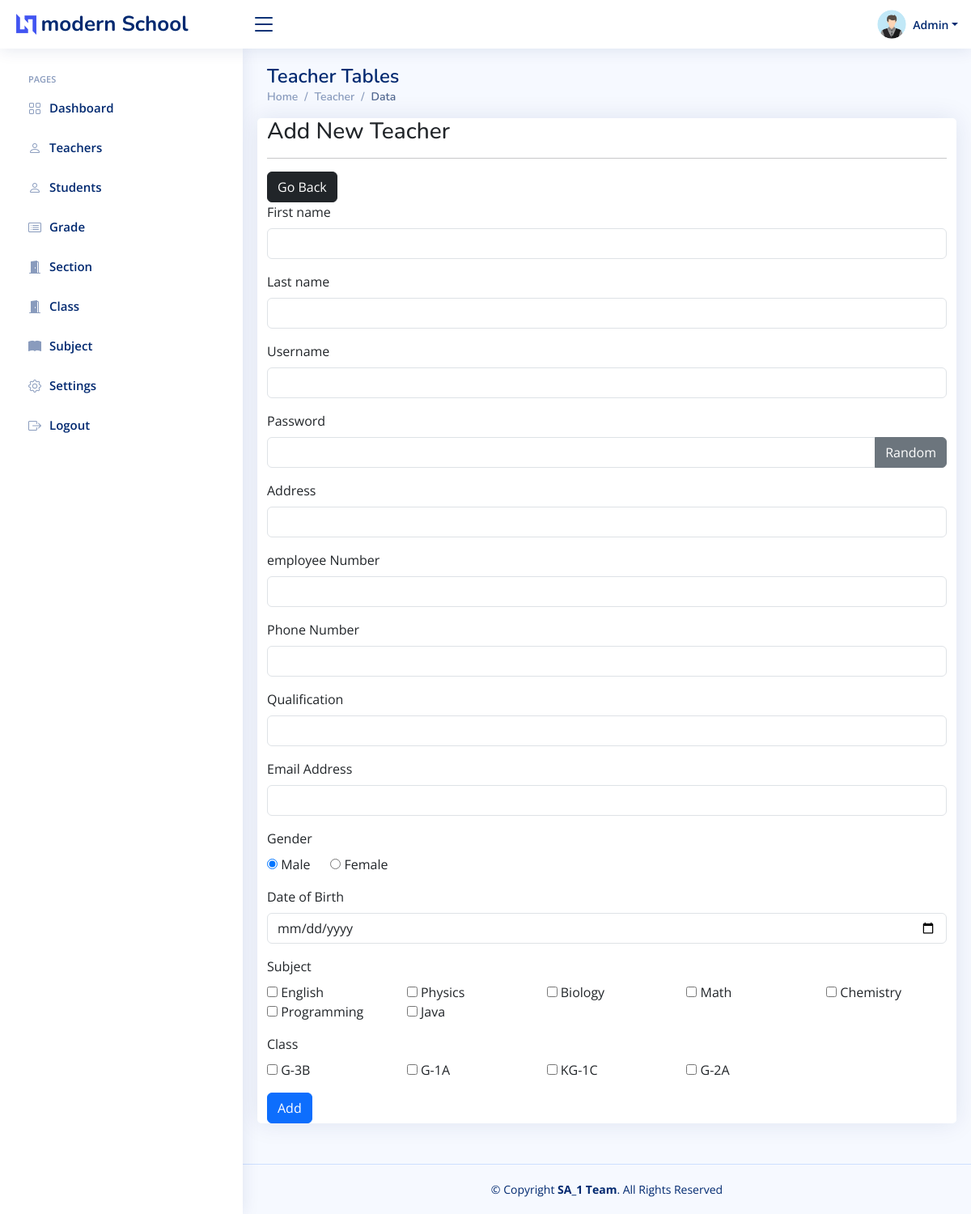
/admin/teacher-add1.php (signed in), run on the app's committed database.
### tables this page shows
CREATE TABLE `setting` (
  `id` int(11) NOT NULL,
  `current_year` int(11) NOT NULL,
  `current_semester` varchar(11) NOT NULL,
  `school_name` varchar(100) NOT NULL,
  `slogan` varchar(300) NOT NULL,
  `about` text NOT NULL
);

CREATE TABLE `subjects` (
  `subject_id` int(11) NOT NULL,
  `subject` varchar(31) NOT NULL,
  `subject_code` varchar(31) NOT NULL,
  `grade` int(11) NOT NULL
);

CREATE TABLE `class` (
  `class_id` int(11) NOT NULL,
  `grade` int(11) NOT NULL,
  `section` int(11) NOT NULL
);

CREATE TABLE `grades` (
  `grade_id` int(11) NOT NULL,
  `grade` varchar(31) NOT NULL,
  `grade_code` varchar(7) NOT NULL
);

CREATE TABLE `section` (
  `section_id` int(11) NOT NULL,
  `section` varchar(7) NOT NULL
);

### data/setting.php (called while the page is built)
<?php
function getSetting($conn){
   $sql = "SELECT * FROM setting";
   $stmt = $conn->prepare($sql);
   $stmt->execute();
   if ($stmt->rowCount() == 1) {
     $settings = $stmt->fetch();
     return $settings;
   }else {
    return 0;
   }
}
?>

### admin/data/subject.php (called while the page is built, shortened)
<?php
function getAllSubjects($conn){
   $sql = "SELECT * FROM subjects";
   $stmt = $conn->prepare($sql);
   $stmt->execute();
   if ($stmt->rowCount() >= 1) {
     $subjects = $stmt->fetchAll();
     return $subjects;
   }else {
   	return 0;
   }
}
 ?>

### admin/data/class.php (called while the page is built, shortened)
<?php
function getAllClasses($conn){
   $sql = "SELECT * FROM class";
   $stmt = $conn->prepare($sql);
   $stmt->execute();
   if ($stmt->rowCount() >= 1) {
     $classes = $stmt->fetchAll();
     return $classes;
   }else {
    return 0;
   }
}

### admin/data/grade.php (called while the page is built, shortened)
<?php
function getGradeById($grade_id, $conn){
   $sql = "SELECT * FROM grades
           WHERE grade_id=?";
   $stmt = $conn->prepare($sql);
   $stmt->execute([$grade_id]);
   if ($stmt->rowCount() == 1) {
     $grade = $stmt->fetch();
     return $grade;
   }else {
    return 0;
   }
}

### admin/data/section.php (called while the page is built, shortened)
<?php
function getSectioById($section_id, $conn){
   $sql = "SELECT * FROM section
           WHERE section_id=?";
   $stmt = $conn->prepare($sql);
   $stmt->execute([$section_id]);
   if ($stmt->rowCount() == 1) {
     $section = $stmt->fetch();
     return $section;
   }else {
    return 0;
   }
}

### admin/teacher-add1.php (the view, shortened to what this page needs)
<?php
if (isset($_SESSION['admin_id']) &&
isset($_SESSION['role'])) {
if ($_SESSION['role'] == 'Admin') {
include "../DB_connection.php";
include "data/subject.php";
include "data/grade.php";
include "data/section.php";
include "data/class.php";
$subjects = getAllSubjects($conn);
$classes = getAllClasses($conn);
$fname = '';
$lname = '';
$uname = '';
$address = '';
$en = '';
$pn = '';
$qf = '';
$email = '';
?>
<!DOCTYPE html>
<html lang="en">
<head>
    <link href="assets/vendor/bootstrap/css/bootstrap.min.css" rel="stylesheet">
    <link href="assets/vendor/bootstrap-icons/bootstrap-icons.css" rel="stylesheet">
    <link href="assets/vendor/boxicons/css/boxicons.min.css" rel="stylesheet">
    <link href="assets/vendor/quill/quill.snow.css" rel="stylesheet">
    <link href="assets/vendor/quill/quill.bubble.css" rel="stylesheet">
    <link href="assets/vendor/remixicon/remixicon.css" rel="stylesheet">
    <link href="assets/vendor/simple-datatables/style.css" rel="stylesheet">
    <link href="assets/css/style.css" rel="stylesheet">
</head>
<body>
    <?php
    include "inc/header.php";
    ?>
    <?php
    include "inc/sidebar.php";
    ?>
    <main id="main" class="main">
        <div class="pagetitle">
            <h1>Teacher Tables</h1>
            <nav>
                <ol class="breadcrumb">
                    <li class="breadcrumb-item"><a href="index1.php">Home</a></li>
                    <li class="breadcrumb-item">Teacher</li>
                    <li class="breadcrumb-item active">Data</li>
                </ol>
            </nav>
        </div>
        <section class="section">
            <div class="row">
                    <div class="card">
                        <form method="post"
                              action="req/teacher-add.php">
                            <h3>Add New Teacher</h3><hr>
                            <a href="teacher1.php"
                               class="btn btn-dark">Go Back</a>
                            <div class="mb-3">
                                <label class="form-label">First name</label>
                                <input type="text"
                                       class="form-control"
                                       value="<?=$fname?>"
                                       name="fname">
                            </div>
                            <div class="mb-3">
                                <label class="form-label">Last name</label>
                                <input type="text"
                                       class="form-control"
                                       value="<?=$lname?>"
                                       name="lname">
                            </div>
                            <div class="mb-3">
                                <label class="form-label">Username</label>
                                <input type="text"
                                       class="form-control"
                                       value="<?=$uname?>"
                                       name="username">
                            </div>
                            <div class="mb-3">
                                <label class="form-label">Password</label>
                                <div class="input-group mb-3">
                                    <input type="text"
                                           class="form-control"
                                           name="pass"
                                           id="passInput">
                                    <button class="btn btn-secondary"
                                            id="gBtn">
                                        Random</button>
                                </div>
                            </div>
                            <div class="mb-3">
                                <label class="form-label">Address</label>
                                <input type="text"
                                       class="form-control"
                                       value="<?=$address?>"
                                       name="address">
                            </div>
                            <div class="mb-3">
                                <label class="form-label">employee Number</label>
                                <input type="text"
                                       class="form-control"
                                       value="<?=$en?>"
                                       name="employee_number">
                            </div>
                            <div class="mb-3">
                                <label class="form-label">Phone Number</label>
                                <input type="text"
                                       class="form-control"
                                       value="<?=$pn?>"
                                       name="phone_number">
                            </div>
                            <div class="mb-3">
                                <label class="form-label">Qualification</label>
                                <input type="text"
                                       class="form-control"
                                       value="<?=$qf?>"
                                       name="qualification">
                            </div>
                            <div class="mb-3">
                                <label class="form-label">Email Address</label>
                                <input type="text"
                                       class="form-control"
                                       value="<?=$email?>"
                                       name="email_address">
                            </div>
                            <div class="mb-3">
                                <label class="form-label">Gender</label><br>
                                <input type="radio"
                                       value="Male"
                                       checked
                                       name="gender"> Male
                                &nbsp;&nbsp;&nbsp;&nbsp;
                                <input type="radio"
                                       value="Female"
                                       name="gender"> Female
                            </div>
                            <div class="mb-3">
                                <label class="form-label">Date of Birth</label>
                                <input type="date"
                                       class="form-control"
                                       value=""
                                       name="date_of_birth">
                            </div>
                            <div class="mb-3">
                                <label class="form-label">Subject</label>
                                <div class="row row-cols-5">
                                    <?php foreach ($subjects as $subject): ?>
                                        <div class="col">
                                            <input type="checkbox"
                                                   name="subjects[]"
                                                   value="<?=$subject['subject_id']?>"
                                                   class="subject-checkbox">
                                            <?=$subject['subject']?>
                                        </div>
                                    <?php endforeach ?>
                                </div>
                            </div>
                            <div class="mb-3">
                                <label class="form-label">Class</label>
                                <div class="row row-cols-5">
                                    <?php foreach ($classes as $class): ?>
                                        <div class="col">
                                            <input type="checkbox"
                                                   name="classes[]"
                                                   value="<?=$class['class_id']?>">
                                            <?php
                                            $grade = getGradeById($class['grade'], $conn);
                                            $section = getSectioById($class['section'], $conn);
                                            ?>
                                            <?=$grade['grade_code']?>-<?=$grade['grade'].$section['section']?>
                                        </div>
                                    <?php endforeach ?>
                                </div>
                            </div>
                            <button type="submit" class="btn btn-primary">Add</button>
                        </form>
                    </div>
                </div>
        </section>
    </main>
    <?php
    include "inc/footer.php";
    ?>
</body>
</html>
    <?php
}else {
    header("Location: ../login.php");
    exit;
}
}else {
    header("Location: ../login.php");
    exit;
}
?>

### admin/inc/header.php (shortened to what this page needs)
<?php
include "../data/setting.php";
$setting = getSetting($conn);
if ($setting != 0) {
?>
<header id="header" class="header fixed-top d-flex align-items-center">
    <div class="d-flex align-items-center justify-content-between">
        <a href="../index.php" class="logo d-flex align-items-center">
            <img src="assets/img/logo.png" alt="">
            <span class="d-none d-lg-block"><?=$setting['school_name']?></span>
        </a>
        <i class="bi bi-list toggle-sidebar-btn"></i>
    </div>
    <nav class="header-nav ms-auto">
        <ul class="d-flex align-items-center">
            <li class="nav-item dropdown pe-3">
                <a class="nav-link nav-profile d-flex align-items-center pe-0" href="#" data-bs-toggle="dropdown">
                    <img src="../img/student-male.png"  alt="Profile" class="rounded-circle">
                    <span class="d-none d-md-block dropdown-toggle ps-2">Admin</span>
                </a>
            </li>
        </ul>
    </nav>
</header>
<?php }else {
    header("Location: login.php");
    exit;
}  ?>

### admin/assets/css/style.css (style rules this page uses)
:root { scroll-behavior: smooth; }
body { font-family: "Open Sans", sans-serif; background: #f6f9ff; color: #444444; }
a { color: #4154f1; text-decoration: none; }
h1, h2, h3, h4, h5, h6 { font-family: "Nunito", sans-serif; }
#main { margin-top: 60px; padding: 20px 30px; transition: all 0.3s; }
.pagetitle { margin-bottom: 10px; }
.pagetitle h1 { font-size: 24px; margin-bottom: 0; font-weight: 600; color: #012970; }
.card { margin-bottom: 30px; border: none; border-radius: 5px; box-shadow: 0px 0 30px rgba(1, 41, 112, 0.1); }
.breadcrumb { font-size: 14px; font-family: "Nunito", sans-serif; color: #899bbd; font-weight: 600; }
.breadcrumb a { color: #899bbd; transition: 0.3s; }
.breadcrumb .breadcrumb-item::before { color: #899bbd; }
.breadcrumb .active { color: #51678f; font-weight: 600; }
.logo { line-height: 1; }
@media (min-width: 1200px) { .logo { width: 280px; } }
.logo img { max-height: 26px; margin-right: 6px; }
.logo span { font-size: 26px; font-weight: 700; color: #012970; font-family: "Nunito", sans-serif; }
.header { transition: all 0.5s; z-index: 997; height: 60px; box-shadow: 0px 2px 20px rgba(1, 41, 112, 0.1); background-color: #fff; padding-left: 20px; }
.header .toggle-sidebar-btn { font-size: 32px; padding-left: 10px; cursor: pointer; color: #012970; }
.header-nav ul { list-style: none; }
.header-nav>ul { margin: 0; padding: 0; }
.header-nav .nav-profile { color: #012970; }
.header-nav .nav-profile img { max-height: 36px; }
.header-nav .nav-profile span { font-size: 14px; font-weight: 600; }
@media (min-width: 1200px) { #main, #footer { margin-left: 300px; } }

### data on the page
setting: school_name "modern School"
subjects: subject "English"
subjects: subject "Physics"
subjects: subject "Biology"
subjects: subject "Math"
subjects: subject "Chemistry"
subjects: subject "Programming"
subjects: subject "Java"
class: grades.grade_code "G", grades.grade "3", section.section "B"
class: grades.grade_code "G", grades.grade "1", section.section "A"
class: grades.grade_code "KG", grades.grade "1", section.section "C"
class: grades.grade_code "G", grades.grade "2", section.section "A"
